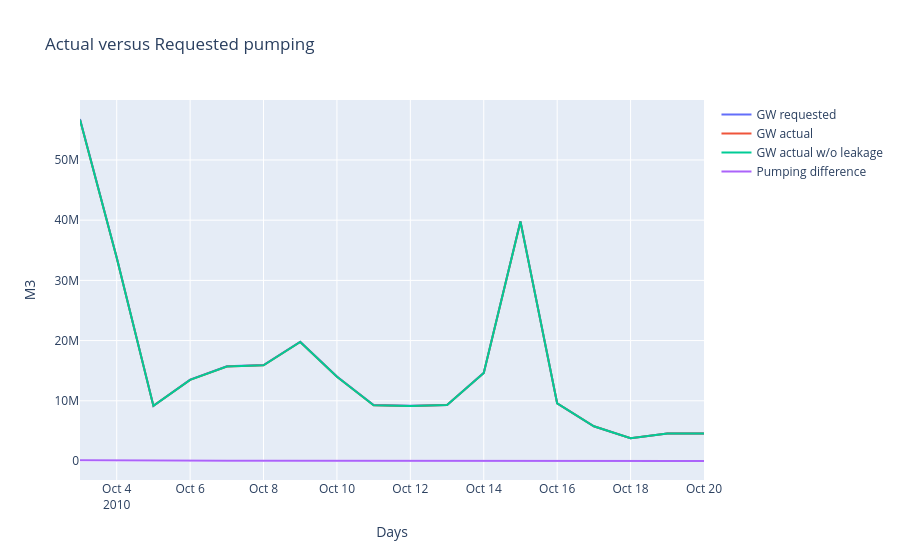

Write notebook code for a chart like this one.
### Code cell
X = Dates_simulation
X = X[2:]

fig = go.Figure()
fig.add_trace(go.Scatter(y= Y_GWrequest,
                         x = X,
                         mode='lines',
                        name='GW requested'))
fig.add_trace(go.Scatter(y= Y_GWactual,
                         x = X,
                         mode='lines',
                        name='GW actual'))
fig.add_trace(go.Scatter(y= Y_GWactual + Y_GWleaked,
                         x = X,
                         mode='lines',
                         name = 'GW actual w/o leakage'))


fig.add_trace(go.Scatter(y= Y_GWrequest - (Y_GWactual + Y_GWleaked),
                         x = X,
                         mode='lines',
                        name='Pumping difference'))

fig.update_layout(title = 'Actual versus Requested pumping',xaxis_title = 'Days',yaxis_title = 'M3')

#fig.show()

### Figure 1 — Plotly figure (JSON) as saved in the notebook; plotly's stock layout.template omitted (floating-point values rounded to 4 significant figures)
{"data": [{"mode": "lines", "name": "GW requested", "type": "scatter", "x": ["2010-10-03T00:00:00", "2010-10-04T00:00:00", "2010-10-05T00:00:00", "2010-10-06T00:00:00", "2010-10-07T00:00:00", "2010-10-08T00:00:00", "2010-10-09T00:00:00", "2010-10-10T00:00:00", "2010-10-11T00:00:00", "2010-10-12T00:00:00", "2010-10-13T00:00:00", "2010-10-14T00:00:00", "2010-10-15T00:00:00", "2010-10-16T00:00:00", "2010-10-17T00:00:00", "2010-10-18T00:00:00", "2010-10-19T00:00:00", "2010-10-20T00:00:00"], "y": [56801248, 33811956, 9183981, 13513213, 15735099, 15939547, 19810880, 14035413, 9293698, 9173358, 9318689, 14639551, 39812672, 9581514, 5775021, 3773194, 4566000.0, 4571000.0]}, {"mode": "lines", "name": "GW actual", "type": "scatter", "x": ["2010-10-03T00:00:00", "2010-10-04T00:00:00", "2010-10-05T00:00:00", "2010-10-06T00:00:00", "2010-10-07T00:00:00", "2010-10-08T00:00:00", "2010-10-09T00:00:00", "2010-10-10T00:00:00", "2010-10-11T00:00:00", "2010-10-12T00:00:00", "2010-10-13T00:00:00", "2010-10-14T00:00:00", "2010-10-15T00:00:00", "2010-10-16T00:00:00", "2010-10-17T00:00:00", "2010-10-18T00:00:00", "2010-10-19T00:00:00", "2010-10-20T00:00:00"], "y": [56679260, 33740000, 9158773, 13473408, 15694956, 15903254, 19775534, 14005227, 9270490, 9148971, 9293083, 14615870, 39764248, 9572815, 5768962, 3768206, 4563000.0, 4566000.0]}, {"mode": "lines", "name": "GW actual w/o leakage", "type": "scatter", "x": ["2010-10-03T00:00:00", "2010-10-04T00:00:00", "2010-10-05T00:00:00", "2010-10-06T00:00:00", "2010-10-07T00:00:00", "2010-10-08T00:00:00", "2010-10-09T00:00:00", "2010-10-10T00:00:00", "2010-10-11T00:00:00", "2010-10-12T00:00:00", "2010-10-13T00:00:00", "2010-10-14T00:00:00", "2010-10-15T00:00:00", "2010-10-16T00:00:00", "2010-10-17T00:00:00", "2010-10-18T00:00:00", "2010-10-19T00:00:00", "2010-10-20T00:00:00"], "y": [56679260, 33740000, 9158773, 13473408, 15694956, 15903254, 19775534, 14005227, 9270490, 9148971, 9293083, 14615870, 39764248, 9572815, 5768962, 3768206, 4563000.0, 4566000.0]}, {"mode": "lines", "name": "Pumping difference", "type": "scatter", "x": ["2010-10-03T00:00:00", "2010-10-04T00:00:00", "2010-10-05T00:00:00", "2010-10-06T00:00:00", "2010-10-07T00:00:00", "2010-10-08T00:00:00", "2010-10-09T00:00:00", "2010-10-10T00:00:00", "2010-10-11T00:00:00", "2010-10-12T00:00:00", "2010-10-13T00:00:00", "2010-10-14T00:00:00", "2010-10-15T00:00:00", "2010-10-16T00:00:00", "2010-10-17T00:00:00", "2010-10-18T00:00:00", "2010-10-19T00:00:00", "2010-10-20T00:00:00"], "y": [121988, 71956, 25208, 39805, 40143, 36293, 35346, 30186, 23208, 24387, 25606, 23681, 48424, 8699, 6059, 4988, 2358, 4672]}], "layout": {"autosize": true, "title": {"text": "Actual versus Requested pumping"}, "xaxis": {"autorange": true, "range": ["2010-10-03", "2010-10-20"], "title": {"text": "Days"}, "type": "date"}, "yaxis": {"autorange": true, "range": [-3153000.0, 59960000.0], "title": {"text": "M3"}, "type": "linear"}}}
